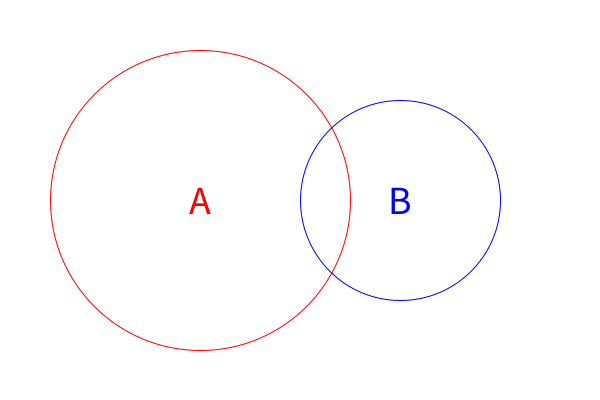
Frame 1 (no input)
Frame 60 (the mouse pressed at the canvas centre just before this capture): identical to frame 1, image omitted
Frame 120 (the mouse held since frame 60 and released just before this capture): identical to frame 1, image omitted

The Processing sketch that drew this single still picture (run headless with seeded random() and noise(); from frame 60 on, the mouse is pressed at the canvas centre):

// Processing sketch: basic_VennDiagram
// ── basic_VennDiagram.pde
//basic_VennDiagram
//draw venn diagram
//2022/05/23
//1-4-45 Taiyu Honma

void setup(){
  background(255);
  size(600,400);
  textSize(40);
  fill(255,0,0);
  stroke(255,0,0);
  textAlign(CENTER,CENTER);
  text("A",200,200);
  noFill();
  ellipse(200,200,300,300);
  fill(0,0,255);
  stroke(0,0,255);
  text("B",400,200);
  noFill();
  ellipse(400,200,200,200);
}
void mousePressed(){
  if( inA() && inB()){
    println("A and B");
    return;
  }
  if(!inA() && !inB()){
    println("not A or B");
    return;
  }
  if(inA()){
    println("A only");
    return;
  }
  if(inB()){
    println("B only");
    return;
  }
}

boolean inA(){
  return dist(mouseX,mouseY,200,200) < 150;
}
boolean inB(){
  return  dist(mouseX,mouseY,400,200) < 100;
}
void draw(){
}
